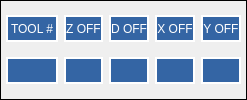
                     <widget class="QFrame" name="gridFrame">
                      <property name="styleSheet">
                       <string notr="true">
QLabel {max-height: 25px;}</string>
                      </property>
                      <property name="frameShape">
                       <enum>QFrame::Box</enum>
                      </property>
                      <layout class="QGridLayout" name="gridLayout_33">
                       <property name="leftMargin">
                        <number>5</number>
                       </property>
                       <property name="topMargin">
                        <number>5</number>
                       </property>
                       <property name="rightMargin">
                        <number>5</number>
                       </property>
                       <property name="bottomMargin">
                        <number>5</number>
                       </property>
                       <item row="1" column="0">
                        <widget class="StatusLabel" name="toolInSpindle">
                         <property name="minimumSize">
                          <size>
                           <width>0</width>
                           <height>25</height>
                          </size>
                         </property>
                         <property name="styleSheet">
                          <string notr="true">color: rgb(255, 255, 255);
background-color:rgb(52, 101, 164);</string>
                         </property>
                         <property name="frameShape">
                          <enum>QFrame::Box</enum>
                         </property>
                         <property name="lineWidth">
                          <number>2</number>
                         </property>
                         <property name="rules" stdset="0">
                          <string>[{&quot;channels&quot;: [{&quot;url&quot;: &quot;status:tool_table&quot;, &quot;trigger&quot;: true}], &quot;property&quot;: &quot;Text&quot;, &quot;expression&quot;: &quot;str(ch[0][0].id)&quot;, &quot;name&quot;: &quot;tool number&quot;}]</string>
                         </property>
                        </widget>
                       </item>
                       <item row="0" column="2">
                        <widget class="QLabel" name="label_13">
                         <property name="styleSheet">
                          <string notr="true">color: rgb(255, 255, 255);
background-color:rgb(52, 101, 164);</string>
                         </property>
                         <property name="frameShape">
                          <enum>QFrame::Box</enum>
                         </property>
                         <property name="lineWidth">
                          <number>2</number>
                         </property>
                         <property name="text">
                          <string>D OFF</string>
                         </property>
                         <property name="alignment">
                          <set>Qt::AlignCenter</set>
                         </property>
                        </widget>
                       </item>
                       <item row="0" column="1">
                        <widget class="QLabel" name="label_12">
                         <property name="styleSheet">
                          <string notr="true">color: rgb(255, 255, 255);
background-color:rgb(52, 101, 164);</string>
                         </property>
                         <property name="frameShape">
                          <enum>QFrame::Box</enum>
                         </property>
                         <property name="lineWidth">
                          <number>2</number>
                         </property>
                         <property name="text">
                          <string>Z OFF</string>
                         </property>
                         <property name="alignment">
                          <set>Qt::AlignCenter</set>
                         </property>
                        </widget>
                       </item>
                       <item row="0" column="3">
                        <widget class="QLabel" name="label_14">
                         <property name="styleSheet">
                          <string notr="true">color: rgb(255, 255, 255);
background-color:rgb(52, 101, 164);</string>
                         </property>
                         <property name="frameShape">
                          <enum>QFrame::Box</enum>
                         </property>
                         <property name="lineWidth">
                          <number>2</number>
                         </property>
                         <property name="text">
                          <string>X OFF</string>
                         </property>
                         <property name="alignment">
                          <set>Qt::AlignCenter</set>
                         </property>
                        </widget>
                       </item>
                       <item row="0" column="0">
                        <widget class="QLabel" name="label_11">
                         <property name="minimumSize">
                          <size>
                           <width>0</width>
                           <height>25</height>
                          </size>
                         </property>
                         <property name="styleSheet">
                          <string notr="true">color: rgb(255, 255, 255);
background-color:rgb(52, 101, 164);</string>
                         </property>
                         <property name="frameShape">
                          <enum>QFrame::Box</enum>
                         </property>
                         <property name="lineWidth">
                          <number>2</number>
                         </property>
                         <property name="text">
                          <string>TOOL #</string>
                         </property>
                        </widget>
                       </item>
                       <item row="0" column="4">
                        <widget class="QLabel" name="label_19">
                         <property name="styleSheet">
                          <string notr="true">color: rgb(255, 255, 255);
background-color:rgb(52, 101, 164);</string>
                         </property>
                         <property name="frameShape">
                          <enum>QFrame::Box</enum>
                         </property>
                         <property name="lineWidth">
                          <number>2</number>
                         </property>
                         <property name="text">
                          <string>Y OFF</string>
                         </property>
                         <property name="alignment">
                          <set>Qt::AlignCenter</set>
                         </property>
                        </widget>
                       </item>
                       <item row="1" column="1">
                        <widget class="StatusLabel" name="z_offset_2">
                         <property name="styleSheet">
                          <string notr="true">color: rgb(255, 255, 255);
background-color:rgb(52, 101, 164);</string>
                         </property>
                         <property name="frameShape">
                          <enum>QFrame::Box</enum>
                         </property>
                         <property name="lineWidth">
                          <number>2</number>
                         </property>
                         <property name="rules" stdset="0">
                          <string>[{&quot;channels&quot;: [{&quot;url&quot;: &quot;status:tool_table&quot;, &quot;trigger&quot;: true}], &quot;property&quot;: &quot;Text&quot;, &quot;expression&quot;: &quot;'{:.4f}'.format(ch[0][0].zoffset)&quot;, &quot;name&quot;: &quot;z offset&quot;}]</string>
                         </property>
                        </widget>
                       </item>
                       <item row="1" column="2">
                        <widget class="StatusLabel" name="d_offset_2">
                         <property name="styleSheet">
                          <string notr="true">color: rgb(255, 255, 255);
background-color:rgb(52, 101, 164);</string>
                         </property>
                         <property name="frameShape">
                          <enum>QFrame::Box</enum>
                         </property>
                         <property name="lineWidth">
                          <number>2</number>
                         </property>
                         <property name="rules" stdset="0">
                          <string>[{&quot;channels&quot;: [{&quot;url&quot;: &quot;status:tool_table&quot;, &quot;trigger&quot;: true}], &quot;property&quot;: &quot;Text&quot;, &quot;expression&quot;: &quot;'{:.4f}'.format(ch[0][0].diameter)&quot;, &quot;name&quot;: &quot;dia offset&quot;}]</string>
                         </property>
                        </widget>
                       </item>
                       <item row="1" column="3">
                        <widget class="StatusLabel" name="x_offset">
                         <property name="styleSheet">
                          <string notr="true">color: rgb(255, 255, 255);
background-color:rgb(52, 101, 164);</string>
                         </property>
                         <property name="frameShape">
                          <enum>QFrame::Box</enum>
                         </property>
                         <property name="lineWidth">
                          <number>2</number>
                         </property>
                         <property name="rules" stdset="0">
                          <string>[{&quot;channels&quot;: [{&quot;url&quot;: &quot;status:tool_table&quot;, &quot;trigger&quot;: true}], &quot;property&quot;: &quot;Text&quot;, &quot;expression&quot;: &quot;'{:.4f}'.format(ch[0][0].xoffset)&quot;, &quot;name&quot;: &quot;x offset&quot;}]</string>
                         </property>
                        </widget>
                       </item>
                       <item row="1" column="4">
                        <widget class="StatusLabel" name="y_offset">
                         <property name="styleSheet">
                          <string notr="true">color: rgb(255, 255, 255);
background-color:rgb(52, 101, 164);</string>
                         </property>
                         <property name="frameShape">
                          <enum>QFrame::Box</enum>
                         </property>
                         <property name="lineWidth">
                          <number>2</number>
                         </property>
                         <property name="rules" stdset="0">
                          <string>[{&quot;channels&quot;: [{&quot;url&quot;: &quot;status:tool_table&quot;, &quot;trigger&quot;: true}], &quot;property&quot;: &quot;Text&quot;, &quot;expression&quot;: &quot;'{:.4f}'.format(ch[0][0].yoffset)&quot;, &quot;name&quot;: &quot;y offset&quot;}]</string>
                         </property>
                        </widget>
                       </item>
                      </layout>
                     </widget>
